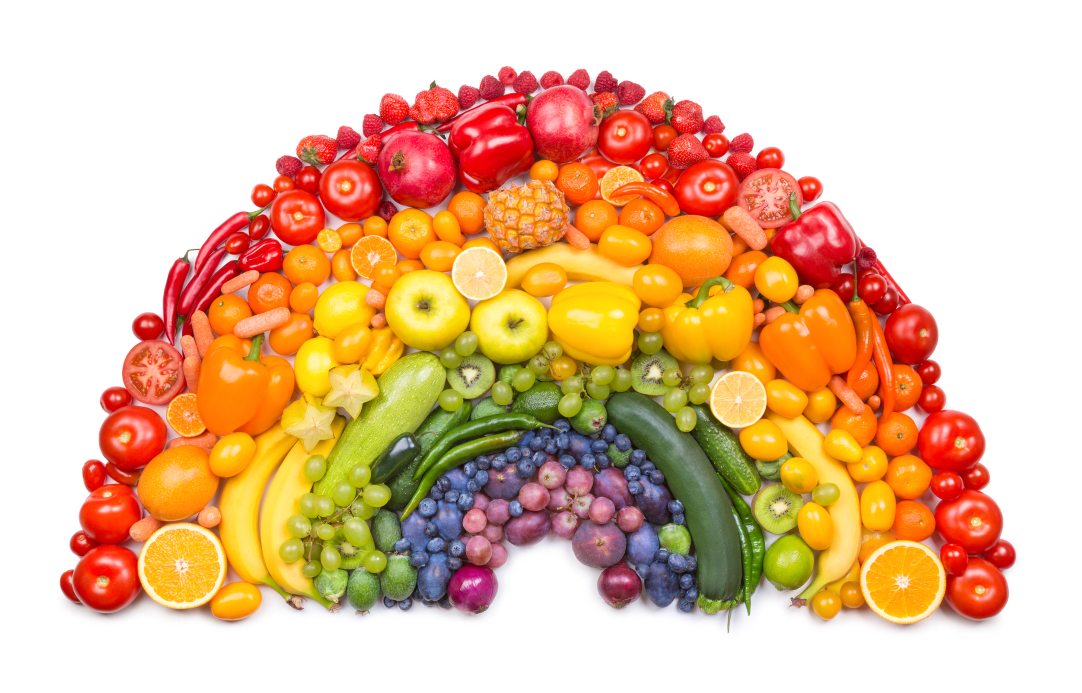
%> input picture image.jpg, 2163 x 1386 px (shown at 1/2 size)
$ octave im2text_1.m   (GNU Octave 9; MATLAB toolbox functions it lacks are replaced by stand-ins)
%> lines starting %> are read from the running program, lines starting %| are printed output that depends on the picture
%%
%final code2-4-2019
im_in1 = imread('F:\A_viraj_drive\AMtech\Sem 2\VLSI SYSTEM DESIGN\Project\VGA\image.jpg');
%> im_in1 is the input picture: size 1386x2163x3 uint8; mean R, G, B 228.7, 188.4, 152.5
im1 = imresize(im_in1, [256 256]);
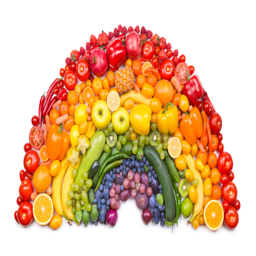
%> im1: size 256x256x3 uint8; mean R, G, B 228.6, 188.4, 152.5
im12(:,:,1) = uint8(im1(:,:,1)/8);
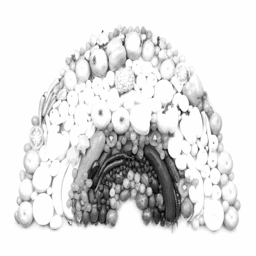
%> im12: size 256x256 uint8; min 3, max 32, mean 28.7; drawn with min black and max white
im12(:,:,2) = uint8(im1(:,:,2)/4);
im12(:,:,3) = uint8(im1(:,:,3)/8);
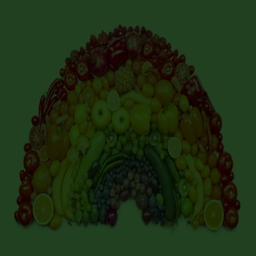
%> im12: size 256x256x3 uint8; mean R, G, B 28.7, 47.3, 19.1
im21 = im12(:,:,1)+im12(:,:,2)*32+im12(:,:,3)*2048;
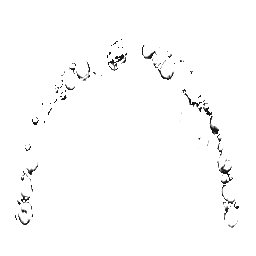
%> im21: size 256x256 uint8; min 13, max 255, mean 252
temph1 = fopen('F:\A_viraj_drive\AMtech\Sem 2\VLSI SYSTEM DESIGN\Project\VGA\data.txt','w');
fprintf(temph1,'memory_initialization_radix=16;\n');

fprintf(temph1,'memory_initialization_vector=');
fprintf(temph1,'%0.4x,\n', uint16(im21));
fclose(temph1);
